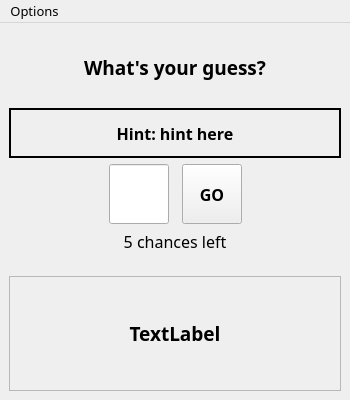
<?xml version="1.0" encoding="UTF-8"?>
<ui version="4.0">
 <class>MainWindow</class>
 <widget class="QMainWindow" name="MainWindow">
  <property name="geometry">
   <rect>
    <x>0</x>
    <y>0</y>
    <width>350</width>
    <height>400</height>
   </rect>
  </property>
  <property name="sizePolicy">
   <sizepolicy hsizetype="Fixed" vsizetype="Fixed">
    <horstretch>0</horstretch>
    <verstretch>0</verstretch>
   </sizepolicy>
  </property>
  <property name="minimumSize">
   <size>
    <width>350</width>
    <height>400</height>
   </size>
  </property>
  <property name="maximumSize">
   <size>
    <width>350</width>
    <height>400</height>
   </size>
  </property>
  <property name="font">
   <font>
    <family>Nunito SemiBold</family>
    <pointsize>12</pointsize>
    <weight>75</weight>
    <italic>false</italic>
    <bold>true</bold>
   </font>
  </property>
  <property name="windowTitle">
   <string>Number Guessing Game</string>
  </property>
  <property name="iconSize">
   <size>
    <width>24</width>
    <height>24</height>
   </size>
  </property>
  <property name="toolButtonStyle">
   <enum>Qt::ToolButtonIconOnly</enum>
  </property>
  <property name="tabShape">
   <enum>QTabWidget::Rounded</enum>
  </property>
  <widget class="QWidget" name="centralwidget">
   <property name="enabled">
    <bool>true</bool>
   </property>
   <property name="sizePolicy">
    <sizepolicy hsizetype="Preferred" vsizetype="Preferred">
     <horstretch>0</horstretch>
     <verstretch>0</verstretch>
    </sizepolicy>
   </property>
   <layout class="QVBoxLayout" name="verticalLayout">
    <item>
     <widget class="QLabel" name="labelTop">
      <property name="sizePolicy">
       <sizepolicy hsizetype="Expanding" vsizetype="Minimum">
        <horstretch>0</horstretch>
        <verstretch>0</verstretch>
       </sizepolicy>
      </property>
      <property name="minimumSize">
       <size>
        <width>0</width>
        <height>70</height>
       </size>
      </property>
      <property name="font">
       <font>
        <pointsize>14</pointsize>
       </font>
      </property>
      <property name="frameShape">
       <enum>QFrame::NoFrame</enum>
      </property>
      <property name="frameShadow">
       <enum>QFrame::Plain</enum>
      </property>
      <property name="lineWidth">
       <number>1</number>
      </property>
      <property name="text">
       <string>What's your guess?</string>
      </property>
      <property name="alignment">
       <set>Qt::AlignCenter</set>
      </property>
     </widget>
    </item>
    <item>
     <widget class="QLabel" name="labelHint">
      <property name="sizePolicy">
       <sizepolicy hsizetype="Preferred" vsizetype="Minimum">
        <horstretch>0</horstretch>
        <verstretch>0</verstretch>
       </sizepolicy>
      </property>
      <property name="minimumSize">
       <size>
        <width>0</width>
        <height>50</height>
       </size>
      </property>
      <property name="frameShape">
       <enum>QFrame::WinPanel</enum>
      </property>
      <property name="text">
       <string>Hint: hint here</string>
      </property>
      <property name="alignment">
       <set>Qt::AlignCenter</set>
      </property>
     </widget>
    </item>
    <item>
     <layout class="QHBoxLayout" name="horizontalLayout">
      <property name="spacing">
       <number>0</number>
      </property>
      <property name="sizeConstraint">
       <enum>QLayout::SetMaximumSize</enum>
      </property>
      <item>
       <spacer name="horizontalSpacer_2">
        <property name="orientation">
         <enum>Qt::Horizontal</enum>
        </property>
        <property name="sizeHint" stdset="0">
         <size>
          <width>40</width>
          <height>20</height>
         </size>
        </property>
       </spacer>
      </item>
      <item>
       <widget class="QLineEdit" name="edtAnswer">
        <property name="sizePolicy">
         <sizepolicy hsizetype="Expanding" vsizetype="Minimum">
          <horstretch>0</horstretch>
          <verstretch>0</verstretch>
         </sizepolicy>
        </property>
        <property name="minimumSize">
         <size>
          <width>60</width>
          <height>60</height>
         </size>
        </property>
        <property name="maximumSize">
         <size>
          <width>60</width>
          <height>60</height>
         </size>
        </property>
        <property name="font">
         <font>
          <pointsize>20</pointsize>
         </font>
        </property>
        <property name="inputMethodHints">
         <set>Qt::ImhDigitsOnly</set>
        </property>
        <property name="maxLength">
         <number>2</number>
        </property>
        <property name="alignment">
         <set>Qt::AlignCenter</set>
        </property>
       </widget>
      </item>
      <item>
       <spacer name="horizontalSpacer">
        <property name="orientation">
         <enum>Qt::Horizontal</enum>
        </property>
        <property name="sizeType">
         <enum>QSizePolicy::Minimum</enum>
        </property>
        <property name="sizeHint" stdset="0">
         <size>
          <width>13</width>
          <height>13</height>
         </size>
        </property>
       </spacer>
      </item>
      <item>
       <widget class="QPushButton" name="btnCheck">
        <property name="sizePolicy">
         <sizepolicy hsizetype="Expanding" vsizetype="Minimum">
          <horstretch>0</horstretch>
          <verstretch>0</verstretch>
         </sizepolicy>
        </property>
        <property name="minimumSize">
         <size>
          <width>60</width>
          <height>60</height>
         </size>
        </property>
        <property name="maximumSize">
         <size>
          <width>60</width>
          <height>60</height>
         </size>
        </property>
        <property name="focusPolicy">
         <enum>Qt::StrongFocus</enum>
        </property>
        <property name="inputMethodHints">
         <set>Qt::ImhNone</set>
        </property>
        <property name="text">
         <string>GO</string>
        </property>
       </widget>
      </item>
      <item>
       <spacer name="horizontalSpacer_3">
        <property name="orientation">
         <enum>Qt::Horizontal</enum>
        </property>
        <property name="sizeHint" stdset="0">
         <size>
          <width>40</width>
          <height>20</height>
         </size>
        </property>
       </spacer>
      </item>
     </layout>
    </item>
    <item>
     <widget class="QLabel" name="labelCounter">
      <property name="sizePolicy">
       <sizepolicy hsizetype="Expanding" vsizetype="Minimum">
        <horstretch>0</horstretch>
        <verstretch>0</verstretch>
       </sizepolicy>
      </property>
      <property name="minimumSize">
       <size>
        <width>0</width>
        <height>40</height>
       </size>
      </property>
      <property name="font">
       <font>
        <weight>50</weight>
        <bold>false</bold>
       </font>
      </property>
      <property name="frameShape">
       <enum>QFrame::NoFrame</enum>
      </property>
      <property name="text">
       <string>5 chances left</string>
      </property>
      <property name="alignment">
       <set>Qt::AlignHCenter|Qt::AlignTop</set>
      </property>
     </widget>
    </item>
    <item>
     <widget class="QLabel" name="labelResult">
      <property name="sizePolicy">
       <sizepolicy hsizetype="Expanding" vsizetype="Expanding">
        <horstretch>0</horstretch>
        <verstretch>0</verstretch>
       </sizepolicy>
      </property>
      <property name="font">
       <font>
        <pointsize>14</pointsize>
       </font>
      </property>
      <property name="frameShape">
       <enum>QFrame::StyledPanel</enum>
      </property>
      <property name="text">
       <string>TextLabel</string>
      </property>
      <property name="alignment">
       <set>Qt::AlignCenter</set>
      </property>
     </widget>
    </item>
   </layout>
  </widget>
  <widget class="QMenuBar" name="menuBar">
   <property name="geometry">
    <rect>
     <x>0</x>
     <y>0</y>
     <width>350</width>
     <height>24</height>
    </rect>
   </property>
   <property name="font">
    <font>
     <family>Nunito</family>
     <pointsize>10</pointsize>
     <weight>50</weight>
     <bold>false</bold>
    </font>
   </property>
   <widget class="QMenu" name="menuOptions">
    <property name="font">
     <font>
      <family>Nunito</family>
      <pointsize>9</pointsize>
      <weight>50</weight>
      <italic>false</italic>
      <bold>false</bold>
     </font>
    </property>
    <property name="title">
     <string>Options</string>
    </property>
    <widget class="QMenu" name="menuDifficulty">
     <property name="font">
      <font>
       <family>Nunito</family>
       <pointsize>9</pointsize>
      </font>
     </property>
     <property name="title">
      <string>Difficulty</string>
     </property>
     <addaction name="actionEasy"/>
     <addaction name="actionMedium"/>
     <addaction name="actionHard"/>
    </widget>
    <addaction name="actionRestartGame"/>
    <addaction name="menuDifficulty"/>
    <addaction name="actionExitGame"/>
   </widget>
   <addaction name="menuOptions"/>
  </widget>
  <action name="actionNew_Game">
   <property name="text">
    <string>New Game</string>
   </property>
  </action>
  <action name="actionExit">
   <property name="text">
    <string>Exit</string>
   </property>
  </action>
  <action name="actionStart">
   <property name="text">
    <string>Start</string>
   </property>
  </action>
  <action name="actionRestartGame">
   <property name="checkable">
    <bool>false</bool>
   </property>
   <property name="text">
    <string>Restart Game</string>
   </property>
   <property name="font">
    <font>
     <family>Nunito</family>
     <pointsize>9</pointsize>
     <weight>50</weight>
     <bold>false</bold>
    </font>
   </property>
  </action>
  <action name="actionExitGame">
   <property name="text">
    <string>Exit Game</string>
   </property>
   <property name="font">
    <font>
     <family>Nunito</family>
     <pointsize>9</pointsize>
    </font>
   </property>
  </action>
  <action name="actionEasy">
   <property name="checkable">
    <bool>true</bool>
   </property>
   <property name="checked">
    <bool>true</bool>
   </property>
   <property name="text">
    <string>Easy</string>
   </property>
   <property name="font">
    <font>
     <family>Nunito</family>
     <pointsize>9</pointsize>
    </font>
   </property>
  </action>
  <action name="actionMedium">
   <property name="checkable">
    <bool>true</bool>
   </property>
   <property name="text">
    <string>Medium</string>
   </property>
   <property name="font">
    <font>
     <family>Nunito</family>
     <pointsize>9</pointsize>
    </font>
   </property>
  </action>
  <action name="actionHard">
   <property name="checkable">
    <bool>true</bool>
   </property>
   <property name="text">
    <string>Hard</string>
   </property>
   <property name="font">
    <font>
     <family>Nunito</family>
     <pointsize>9</pointsize>
    </font>
   </property>
  </action>
 </widget>
 <resources/>
 <connections/>
</ui>
